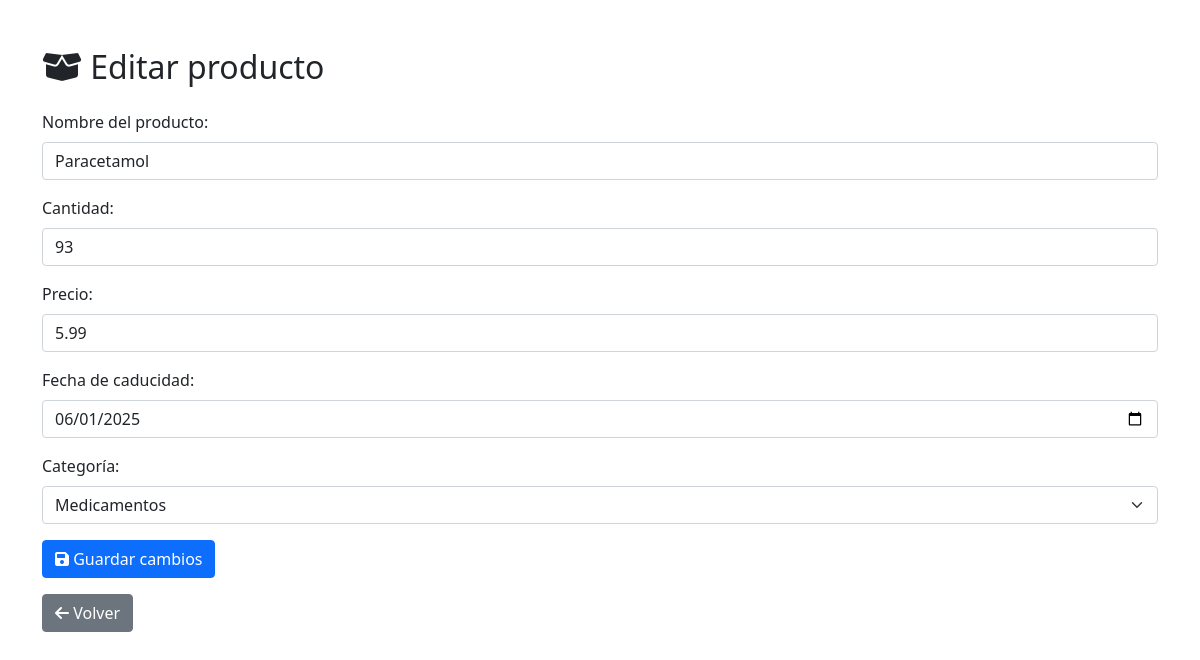
Before: /productosDB/edit/1 (signed in) with the older database file.
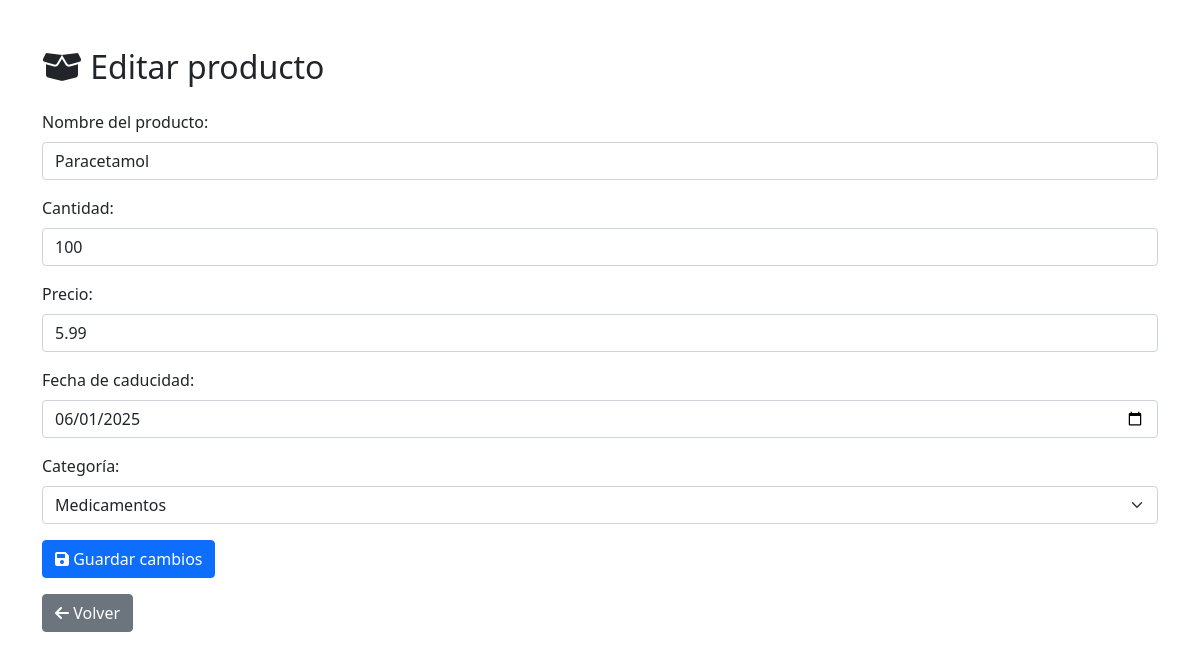
After: the same page with the newer database file.
### models.py (models this page shows)
class Producto(db.Model):
    __tablename__ = 'productos'
    producto_ID = db.Column(db.Integer, primary_key=True, autoincrement=True)
    categoria_FK = db.Column(db.Integer, db.ForeignKey('categoria.categoria_ID', ondelete='CASCADE'), nullable=False)
    nombre_producto = db.Column(db.String(150), nullable=False)
    cantidad = db.Column(db.Integer, nullable=False)
    precio = db.Column(db.Numeric(10,2), nullable=False)
    fecha_caducidad = db.Column(db.Date, nullable=False)
    facturas_detalle = db.relationship('FacturaDetalle', backref='producto', cascade='all, delete')
    inventario = db.relationship('Inventario', backref='producto', cascade='all, delete')

### app.py (the view)
@app.route('/productosDB/edit/<int:id>', methods=['GET'])
@login_required
def edit_producto(id):
    if Rol.query.get(current_user.rol_FK).rol_usuario != "administrador":
        return jsonify({"error": "Acceso no autorizado"}), 403
    producto = Producto.query.get_or_404(id)
    categorias = Categoria.query.all()
    return render_template('edit_producto.html', producto=producto, categorias=categorias                                                                                                     )

### app.py (called while the page is built)
@login_manager.user_loader
def load_user(user_id):
    return db.session.get(Usuario, int(user_id))

### templates/edit_producto.html (shortened to what this page needs)
<!DOCTYPE html>
<html lang="es">
<head>
    <link href="https://cdn.jsdelivr.net/npm/bootstrap@5.1.3/dist/css/bootstrap.min.css" rel="stylesheet">
    <link href="https://cdnjs.cloudflare.com/ajax/libs/font-awesome/6.0.0-beta3/css/all.min.css" rel="stylesheet">
</head>
<body>
<div class="container mt-5">
    <h2 class="mb-4"><i class="fas fa-box-open"></i> Editar producto</h2>
    <form action="{{ url_for('update_producto', id=producto.producto_ID) }}" method="POST">
        <div class="mb-3">
            <label for="nombre_producto" class="form-label">Nombre del producto:</label>
            <input type="text" class="form-control" id="nombre_producto" name="nombre_producto" value="{{ producto.nombre_producto }}" required>
        </div>
        <div class="mb-3">
            <label for="cantidad" class="form-label">Cantidad:</label>
            <input type="number" class="form-control" id="cantidad" name="cantidad" value="{{ producto.cantidad }}" required>
        </div>
        <div class="mb-3">
            <label for="precio" class="form-label">Precio:</label>
            <input type="number" step="0.01" class="form-control" id="precio" name="precio" value="{{ producto.precio }}" required>
        </div>
        <div class="mb-3">
            <label for="fecha_caducidad" class="form-label">Fecha de caducidad:</label>
            <input type="date" class="form-control" id="fecha_caducidad" name="fecha_caducidad" value="{{ producto.fecha_caducidad.strftime('%Y-%m-%d') }}" required>
        </div>
        <div class="mb-3">
            <label for="categoria" class="form-label">Categoría:</label>
            <select class="form-select" id="categoria" name="categoria_ID" required>
                {% for categoria in categorias %}
                    <option value="{{ categoria.categoria_ID }}"
                        {% if categoria.categoria_ID == producto.categoria_ID %}selected{% endif %}>
                        {{ categoria.nombre_categoria }}
                    </option>
                {% endfor %}
            </select>
        </div>
        <button type="submit" class="btn btn-primary"><i class="fas fa-save"></i> Guardar cambios</button>
    </form>
    <a href="{{ url_for('productosDB') }}" class="btn btn-secondary mt-3"><i class="fas fa-arrow-left"></i> Volver</a>
</div>
</body>
</html>

Changed rows visible on the page:
changed Producto "Paracetamol": cantidad "93" → "100"
